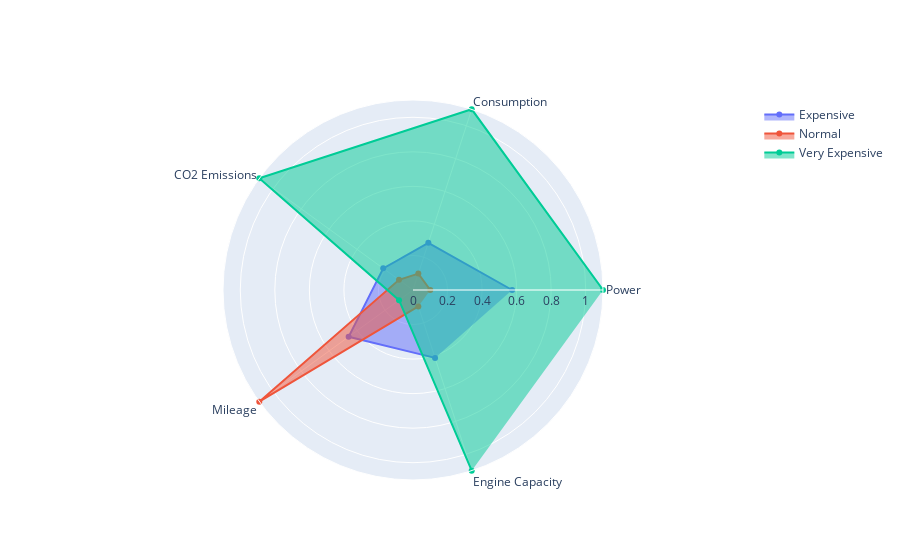

The notebook cell this image was saved under:
### Markdown cell above
After categorization, we will begin calculating the average performance of cars within each group and visualize the results on a chart.

### Code cell
from sklearn.preprocessing import MinMaxScaler

# Chọn ra các cột thuộc tính sẽ nhận xét
selected_columns = ['Power', 'Consumption', 'CO2 Emissions', 'Mileage', 'Engine Capacity']

# Tính giá trị trung bình cho mỗi loại xe
average_data = data.groupby('Type')[selected_columns].mean().reset_index()

# Chuẩn hóa dữ liệu
scaler = MinMaxScaler()
average_data[selected_columns] = scaler.fit_transform(average_data[selected_columns]) + 0.1 # +0.1 để tránh trường hợp giá trị = 0


# Tạo biểu đồ radar
fig = go.Figure()

for i, row in average_data.iterrows():
    fig.add_trace(go.Scatterpolar(
        r=row[selected_columns].values.tolist(),
        theta=selected_columns,
        fill='toself',
        name=row['Type']
    ))

fig.update_layout(
    polar=dict(
        radialaxis=dict(
            visible=True,
            range=[0, 1.1]
        )),
    showlegend=True
)

fig.show()

### Figure 1 — Plotly figure (JSON) as saved in the notebook; plotly's stock layout.template omitted (floating-point values rounded to 4 significant figures)
{"data": [{"fill": "toself", "name": "Expensive", "r": [0.574, 0.2875, 0.2132, 0.4606, 0.4132], "theta": ["Power", "Consumption", "CO2 Emissions", "Mileage", "Engine Capacity"], "type": "scatterpolar"}, {"fill": "toself", "name": "Normal", "r": [0.1, 0.1, 0.1, 1.1, 0.1], "theta": ["Power", "Consumption", "CO2 Emissions", "Mileage", "Engine Capacity"], "type": "scatterpolar"}, {"fill": "toself", "name": "Very Expensive", "r": [1.1, 1.1, 1.1, 0.1, 1.1], "theta": ["Power", "Consumption", "CO2 Emissions", "Mileage", "Engine Capacity"], "type": "scatterpolar"}], "layout": {"polar": {"radialaxis": {"range": [0, 1.1], "visible": true}}, "showlegend": true}}
